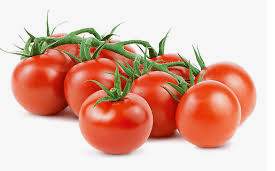
#> input picture tomatoes.png, 275 x 171 px
$ jupyter execute 'Video 2.24.ipynb'   (older library calls are emulated)
#> lines starting #> are read from the running program, lines starting #| are printed output that depends on the picture
[cell 1]
import numpy as np
import cv2

[cell 2]
img = cv2.imread("tomatoes.png")
#> img is the input picture: shape (171, 275, 3); mean B, G, R 166.4, 181.3, 224
cv2.imshow("img", img)
cv2.waitKey(0)
cv2.destroyAllWindows()

[cell 3]
kernel_3x3 = np.ones((3,3), np.float) / 9
blurred = cv2.filter2D(img, -1, kernel_3x3)
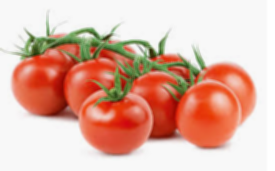
#> blurred: shape (171, 275, 3); mean B, G, R 166.4, 181.3, 224
cv2.imshow("3x3kernel blurring", blurred)
cv2.waitKey(0)
cv2.destroyAllWindows()

[cell 4]
kernel_7x7 = np.ones((7,7), np.float) / 49
blurred2 = cv2.filter2D(img, -1, kernel_3x3)
cv2.imshow("7x7kernel blurring", blurred2)
cv2.waitKey(0)
cv2.destroyAllWindows()

[cell 5]
blur =cv2.blur(img, (3,3))
cv2.imshow("img", blur)
cv2.waitKey(0)
cv2.destroyAllWindows()

[cell 6]
gauss =cv2.GaussianBlur(img, (7,7), 0)
cv2.imshow("img2", gauss)
cv2.waitKey(0)
cv2.destroyAllWindows()

[cell 7]
median =cv2.medianBlur(img,5)
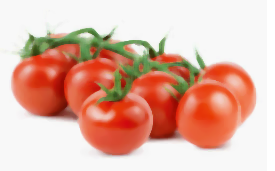
#> median: shape (171, 275, 3); mean B, G, R 166.5, 181.8, 225
cv2.imshow("img3", median)
cv2.waitKey(0)
cv2.destroyAllWindows()
